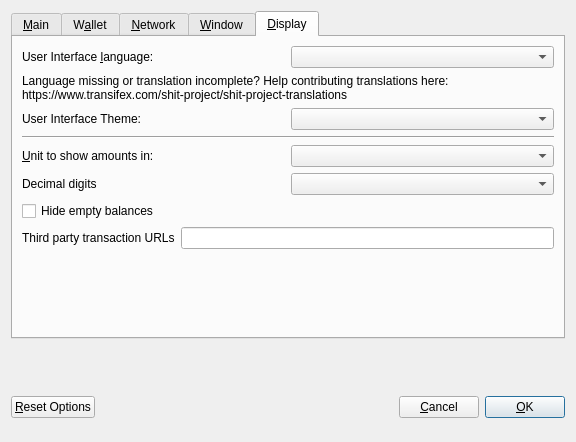
<?xml version="1.0" encoding="UTF-8"?>
<ui version="4.0">
 <class>OptionsDialog</class>
 <widget class="QDialog" name="OptionsDialog">
  <property name="geometry">
   <rect>
    <x>0</x>
    <y>0</y>
    <width>576</width>
    <height>442</height>
   </rect>
  </property>
  <property name="windowTitle">
   <string>Options</string>
  </property>
  <property name="modal">
   <bool>true</bool>
  </property>
  <layout class="QVBoxLayout" name="verticalLayout">
   <item>
    <widget class="QTabWidget" name="tabWidget">
     <property name="currentIndex">
      <number>4</number>
     </property>
     <widget class="QWidget" name="tabMain">
      <attribute name="title">
       <string>&amp;Main</string>
      </attribute>
      <layout class="QVBoxLayout" name="verticalLayout_Main">
       <item>
        <widget class="QCheckBox" name="bitcoinAtStartup">
         <property name="toolTip">
          <string>Automatically start Shit after logging in to the system.</string>
         </property>
         <property name="text">
          <string>&amp;Start Shit on system login</string>
         </property>
        </widget>
       </item>
       <item>
        <layout class="QHBoxLayout" name="horizontalLayout_2_Main">
         <item>
          <widget class="QLabel" name="databaseCacheLabel">
           <property name="text">
            <string>Size of &amp;database cache</string>
           </property>
           <property name="textFormat">
            <enum>Qt::PlainText</enum>
           </property>
           <property name="buddy">
            <cstring>databaseCache</cstring>
           </property>
          </widget>
         </item>
         <item>
          <widget class="QSpinBox" name="databaseCache"/>
         </item>
         <item>
          <widget class="QLabel" name="databaseCacheUnitLabel">
           <property name="text">
            <string>MB</string>
           </property>
           <property name="textFormat">
            <enum>Qt::PlainText</enum>
           </property>
          </widget>
         </item>
         <item>
          <spacer name="horizontalSpacer_2_Main">
           <property name="orientation">
            <enum>Qt::Horizontal</enum>
           </property>
           <property name="sizeHint" stdset="0">
            <size>
             <width>40</width>
             <height>20</height>
            </size>
           </property>
          </spacer>
         </item>
        </layout>
       </item>
       <item>
        <layout class="QHBoxLayout" name="horizontalLayout_3_Main">
         <item>
          <widget class="QLabel" name="threadsScriptVerifLabel">
           <property name="text">
            <string>Number of script &amp;verification threads</string>
           </property>
           <property name="textFormat">
            <enum>Qt::PlainText</enum>
           </property>
           <property name="buddy">
            <cstring>threadsScriptVerif</cstring>
           </property>
          </widget>
         </item>
         <item>
          <widget class="QSpinBox" name="threadsScriptVerif">
           <property name="toolTip">
            <string>(0 = auto, &lt;0 = leave that many cores free)</string>
           </property>
          </widget>
         </item>
         <item>
          <spacer name="horizontalSpacer_3_Main">
           <property name="orientation">
            <enum>Qt::Horizontal</enum>
           </property>
           <property name="sizeHint" stdset="0">
            <size>
             <width>40</width>
             <height>20</height>
            </size>
           </property>
          </spacer>
         </item>
        </layout>
       </item>
       <item>
        <spacer name="verticalSpacer_2">
         <property name="orientation">
          <enum>Qt::Vertical</enum>
         </property>
         <property name="sizeHint" stdset="0">
          <size>
           <width>20</width>
           <height>40</height>
          </size>
         </property>
        </spacer>
       </item>
       <item>
        <layout class="QHBoxLayout" name="horizontalLayout_3"/>
       </item>
      </layout>
     </widget>
     <widget class="QWidget" name="tabWallet">
      <attribute name="title">
       <string>W&amp;allet</string>
      </attribute>
      <layout class="QVBoxLayout" name="verticalLayout_Wallet">
       <item>
        <layout class="QHBoxLayout" name="horizontalLayout_2_Wallet">
         <item>
          <widget class="QLabel" name="labelStakeSplitThresholdText">
           <property name="text">
            <string>Stake split threshold:</string>
           </property>
          </widget>
         </item>
         <item>
          <widget class="QSpinBox" name="spinBoxStakeSplitThreshold">
           <property name="minimum">
            <number>1</number>
           </property>
           <property name="maximum">
            <number>999999</number>
           </property>
          </widget>
         </item>
        </layout>
       </item>
       <item>
        <widget class="QGroupBox" name="groupBox">
         <property name="title">
          <string>Expert</string>
         </property>
         <layout class="QVBoxLayout" name="verticalLayout_2">
          <item>
           <widget class="QCheckBox" name="coinControlFeatures">
            <property name="toolTip">
             <string>Whether to show coin control features or not.</string>
            </property>
            <property name="text">
             <string>Enable coin &amp;control features</string>
            </property>
           </widget>
          </item>
          <item>
           <widget class="QCheckBox" name="showMasternodesTab">
            <property name="toolTip">
             <string>Show additional tab listing all your masternodes in first sub-tab&lt;br/&gt;and all masternodes on the network in second sub-tab.</string>
            </property>
            <property name="text">
             <string>Show Masternodes Tab</string>
            </property>
           </widget>
          </item>
          <item>
           <widget class="QCheckBox" name="spendZeroConfChange">
            <property name="toolTip">
             <string>If you disable the spending of unconfirmed change, the change from a transaction&lt;br/&gt;cannot be used until that transaction has at least one confirmation.&lt;br/&gt;This also affects how your balance is computed.</string>
            </property>
            <property name="text">
             <string>&amp;Spend unconfirmed change</string>
            </property>
           </widget>
          </item>
         </layout>
        </widget>
       </item>
       <item>
        <spacer name="verticalSpacer_Wallet">
         <property name="orientation">
          <enum>Qt::Vertical</enum>
         </property>
         <property name="sizeHint" stdset="0">
          <size>
           <width>20</width>
           <height>40</height>
          </size>
         </property>
        </spacer>
       </item>
      </layout>
     </widget>
     <widget class="QWidget" name="tabNetwork">
      <attribute name="title">
       <string>&amp;Network</string>
      </attribute>
      <layout class="QVBoxLayout" name="verticalLayout_Network">
       <item>
        <widget class="QCheckBox" name="mapPortUpnp">
         <property name="toolTip">
          <string>Automatically open the Shit client port on the router. This only works when your router supports UPnP and it is enabled.</string>
         </property>
         <property name="text">
          <string>Map port using &amp;UPnP</string>
         </property>
        </widget>
       </item>
       <item>
        <widget class="QCheckBox" name="allowIncoming">
         <property name="toolTip">
          <string>Accept connections from outside</string>
         </property>
         <property name="text">
          <string>Allow incoming connections</string>
         </property>
        </widget>
       </item>
       <item>
        <widget class="QCheckBox" name="connectSocks">
         <property name="toolTip">
          <string>Connect to the Shit network through a SOCKS5 proxy.</string>
         </property>
         <property name="text">
          <string>&amp;Connect through SOCKS5 proxy (default proxy):</string>
         </property>
        </widget>
       </item>
       <item>
        <layout class="QHBoxLayout" name="horizontalLayout_1_Network">
         <item>
          <widget class="QLabel" name="proxyIpLabel">
           <property name="text">
            <string>Proxy &amp;IP:</string>
           </property>
           <property name="textFormat">
            <enum>Qt::PlainText</enum>
           </property>
           <property name="buddy">
            <cstring>proxyIp</cstring>
           </property>
          </widget>
         </item>
         <item>
          <widget class="QValidatedLineEdit" name="proxyIp">
           <property name="minimumSize">
            <size>
             <width>140</width>
             <height>0</height>
            </size>
           </property>
           <property name="maximumSize">
            <size>
             <width>140</width>
             <height>16777215</height>
            </size>
           </property>
           <property name="toolTip">
            <string>IP address of the proxy (e.g. IPv4: 127.0.0.1 / IPv6: ::1)</string>
           </property>
          </widget>
         </item>
         <item>
          <widget class="QLabel" name="proxyPortLabel">
           <property name="text">
            <string>&amp;Port:</string>
           </property>
           <property name="textFormat">
            <enum>Qt::PlainText</enum>
           </property>
           <property name="buddy">
            <cstring>proxyPort</cstring>
           </property>
          </widget>
         </item>
         <item>
          <widget class="QLineEdit" name="proxyPort">
           <property name="minimumSize">
            <size>
             <width>75</width>
             <height>0</height>
            </size>
           </property>
           <property name="maximumSize">
            <size>
             <width>55</width>
             <height>16777215</height>
            </size>
           </property>
           <property name="toolTip">
            <string>Port of the proxy (e.g. 9050)</string>
           </property>
          </widget>
         </item>
         <item>
          <spacer name="horizontalSpacer_1_Network">
           <property name="orientation">
            <enum>Qt::Horizontal</enum>
           </property>
           <property name="sizeHint" stdset="0">
            <size>
             <width>40</width>
             <height>20</height>
            </size>
           </property>
          </spacer>
         </item>
        </layout>
       </item>
       <item>
        <spacer name="verticalSpacer_Network">
         <property name="orientation">
          <enum>Qt::Vertical</enum>
         </property>
         <property name="sizeHint" stdset="0">
          <size>
           <width>20</width>
           <height>40</height>
          </size>
         </property>
        </spacer>
       </item>
      </layout>
     </widget>
     <widget class="QWidget" name="tabWindow">
      <attribute name="title">
       <string>&amp;Window</string>
      </attribute>
      <layout class="QVBoxLayout" name="verticalLayout_Window">
       <item>
        <widget class="QCheckBox" name="minimizeToTray">
         <property name="toolTip">
          <string>Show only a tray icon after minimizing the window.</string>
         </property>
         <property name="text">
          <string>&amp;Minimize to the tray instead of the taskbar</string>
         </property>
        </widget>
       </item>
       <item>
        <widget class="QCheckBox" name="minimizeOnClose">
         <property name="toolTip">
          <string>Minimize instead of exit the application when the window is closed. When this option is enabled, the application will be closed only after selecting Quit in the menu.</string>
         </property>
         <property name="text">
          <string>M&amp;inimize on close</string>
         </property>
        </widget>
       </item>
       <item>
        <spacer name="verticalSpacer_Window">
         <property name="orientation">
          <enum>Qt::Vertical</enum>
         </property>
         <property name="sizeHint" stdset="0">
          <size>
           <width>20</width>
           <height>40</height>
          </size>
         </property>
        </spacer>
       </item>
      </layout>
     </widget>
     <widget class="QWidget" name="tabDisplay">
      <attribute name="title">
       <string>&amp;Display</string>
      </attribute>
      <layout class="QVBoxLayout" name="verticalLayout_Display">
       <item>
        <layout class="QHBoxLayout" name="horizontalLayout_1_Display">
         <item>
          <widget class="QLabel" name="langLabel">
           <property name="text">
            <string>User Interface &amp;language:</string>
           </property>
           <property name="textFormat">
            <enum>Qt::PlainText</enum>
           </property>
           <property name="buddy">
            <cstring>lang</cstring>
           </property>
          </widget>
         </item>
         <item>
          <widget class="QValueComboBox" name="lang">
           <property name="toolTip">
            <string>The user interface language can be set here. This setting will take effect after restarting Shit.</string>
           </property>
          </widget>
         </item>
        </layout>
       </item>
       <item>
        <widget class="QLabel" name="label_3">
         <property name="toolTip">
          <string notr="true"/>
         </property>
         <property name="statusTip">
          <string notr="true"/>
         </property>
         <property name="whatsThis">
          <string notr="true"/>
         </property>
         <property name="accessibleName">
          <string notr="true"/>
         </property>
         <property name="text">
          <string>Language missing or translation incomplete? Help contributing translations here:
https://www.transifex.com/shit-project/shit-project-translations</string>
         </property>
         <property name="wordWrap">
          <bool>true</bool>
         </property>
         <property name="openExternalLinks">
          <bool>true</bool>
         </property>
         <property name="textInteractionFlags">
          <set>Qt::TextBrowserInteraction</set>
         </property>
        </widget>
       </item>
       <item>
        <layout class="QHBoxLayout" name="horizontalLayout_4_Display" stretch="0,0">
         <item>
          <widget class="QLabel" name="themeLabel">
           <property name="text">
            <string>User Interface Theme:</string>
           </property>
          </widget>
         </item>
         <item>
          <widget class="QValueComboBox" name="theme"/>
         </item>
        </layout>
       </item>
       <item>
        <widget class="Line" name="line">
         <property name="orientation">
          <enum>Qt::Horizontal</enum>
         </property>
        </widget>
       </item>
       <item>
        <layout class="QHBoxLayout" name="horizontalLayout_2_Display">
         <item>
          <widget class="QLabel" name="unitLabel">
           <property name="text">
            <string>&amp;Unit to show amounts in:</string>
           </property>
           <property name="textFormat">
            <enum>Qt::PlainText</enum>
           </property>
           <property name="buddy">
            <cstring>unit</cstring>
           </property>
          </widget>
         </item>
         <item>
          <widget class="QValueComboBox" name="unit">
           <property name="toolTip">
            <string>Choose the default subdivision unit to show in the interface and when sending coins.</string>
           </property>
          </widget>
         </item>
        </layout>
       </item>
       <item>
        <layout class="QHBoxLayout" name="horizontalLayout_5_Display">
         <item>
          <widget class="QLabel" name="digitsLabel">
           <property name="text">
            <string>Decimal digits</string>
           </property>
          </widget>
         </item>
         <item>
          <widget class="QValueComboBox" name="digits"/>
         </item>
        </layout>
       </item>
       <item>
        <widget class="QCheckBox" name="checkBoxHideZeroBalances">
         <property name="toolTip">
          <string>Hide empty balances</string>
         </property>
         <property name="layoutDirection">
          <enum>Qt::LeftToRight</enum>
         </property>
         <property name="text">
          <string>Hide empty balances</string>
         </property>
        </widget>
       </item>
       <item>
        <layout class="QHBoxLayout" name="horizontalLayout_3_Display">
         <item>
          <widget class="QLabel" name="thirdPartyTxUrlsLabel">
           <property name="toolTip">
            <string>Third party URLs (e.g. a block explorer) that appear in the transactions tab as context menu items. %s in the URL is replaced by transaction hash. Multiple URLs are separated by vertical bar |.</string>
           </property>
           <property name="text">
            <string>Third party transaction URLs</string>
           </property>
           <property name="buddy">
            <cstring>thirdPartyTxUrls</cstring>
           </property>
          </widget>
         </item>
         <item>
          <widget class="QLineEdit" name="thirdPartyTxUrls">
           <property name="toolTip">
            <string>Third party URLs (e.g. a block explorer) that appear in the transactions tab as context menu items. %s in the URL is replaced by transaction hash. Multiple URLs are separated by vertical bar |.</string>
           </property>
          </widget>
         </item>
        </layout>
       </item>
       <item>
        <spacer name="verticalSpacer">
         <property name="orientation">
          <enum>Qt::Vertical</enum>
         </property>
         <property name="sizeHint" stdset="0">
          <size>
           <width>20</width>
           <height>40</height>
          </size>
         </property>
        </spacer>
       </item>
      </layout>
     </widget>
    </widget>
   </item>
   <item>
    <widget class="QFrame" name="frame">
     <layout class="QVBoxLayout" name="verticalLayout_Bottom">
      <item>
       <widget class="QLabel" name="overriddenByCommandLineLabel">
        <property name="text">
         <string/>
        </property>
        <property name="textFormat">
         <enum>Qt::PlainText</enum>
        </property>
        <property name="wordWrap">
         <bool>true</bool>
        </property>
       </widget>
      </item>
     </layout>
    </widget>
   </item>
   <item>
    <layout class="QHBoxLayout" name="horizontalLayout_Buttons">
     <item>
      <widget class="QPushButton" name="resetButton">
       <property name="toolTip">
        <string>Reset all client options to default.</string>
       </property>
       <property name="text">
        <string>&amp;Reset Options</string>
       </property>
       <property name="autoDefault">
        <bool>false</bool>
       </property>
      </widget>
     </item>
     <item>
      <spacer name="horizontalSpacer_1">
       <property name="orientation">
        <enum>Qt::Horizontal</enum>
       </property>
       <property name="sizeHint" stdset="0">
        <size>
         <width>40</width>
         <height>48</height>
        </size>
       </property>
      </spacer>
     </item>
     <item>
      <widget class="QLabel" name="statusLabel">
       <property name="minimumSize">
        <size>
         <width>200</width>
         <height>0</height>
        </size>
       </property>
       <property name="font">
        <font>
         <weight>75</weight>
         <bold>true</bold>
        </font>
       </property>
       <property name="text">
        <string/>
       </property>
       <property name="textFormat">
        <enum>Qt::PlainText</enum>
       </property>
       <property name="wordWrap">
        <bool>true</bool>
       </property>
      </widget>
     </item>
     <item>
      <spacer name="horizontalSpacer_2">
       <property name="orientation">
        <enum>Qt::Horizontal</enum>
       </property>
       <property name="sizeHint" stdset="0">
        <size>
         <width>40</width>
         <height>48</height>
        </size>
       </property>
      </spacer>
     </item>
     <item>
      <widget class="QPushButton" name="cancelButton">
       <property name="text">
        <string>&amp;Cancel</string>
       </property>
       <property name="autoDefault">
        <bool>false</bool>
       </property>
      </widget>
     </item>
     <item>
      <widget class="QPushButton" name="okButton">
       <property name="text">
        <string>&amp;OK</string>
       </property>
       <property name="autoDefault">
        <bool>false</bool>
       </property>
       <property name="default">
        <bool>true</bool>
       </property>
      </widget>
     </item>
    </layout>
   </item>
  </layout>
 </widget>
 <customwidgets>
  <customwidget>
   <class>QValidatedLineEdit</class>
   <extends>QLineEdit</extends>
   <header>qvalidatedlineedit.h</header>
  </customwidget>
  <customwidget>
   <class>QValueComboBox</class>
   <extends>QComboBox</extends>
   <header>qvaluecombobox.h</header>
  </customwidget>
 </customwidgets>
 <resources/>
 <connections/>
</ui>
